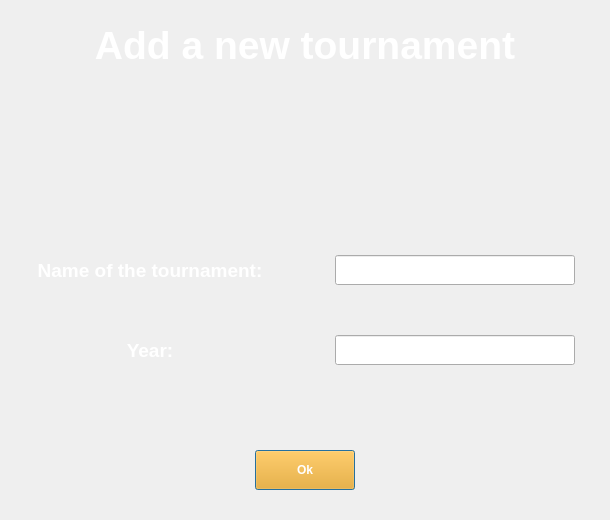
<?xml version="1.0" encoding="UTF-8"?>
<ui version="4.0">
 <class>addNewTournament</class>
 <widget class="QDialog" name="addNewTournament">
  <property name="geometry">
   <rect>
    <x>0</x>
    <y>0</y>
    <width>610</width>
    <height>520</height>
   </rect>
  </property>
  <property name="font">
   <font>
    <weight>75</weight>
    <bold>true</bold>
   </font>
  </property>
  <property name="windowTitle">
   <string>addNewTournament</string>
  </property>
  <property name="styleSheet">
   <string notr="true">background-image: url(../backgroundTournament.jpg);</string>
  </property>
  <widget class="QLabel" name="titleLabel">
   <property name="geometry">
    <rect>
     <x>0</x>
     <y>0</y>
     <width>610</width>
     <height>91</height>
    </rect>
   </property>
   <property name="font">
    <font>
     <pointsize>29</pointsize>
     <weight>75</weight>
     <bold>true</bold>
    </font>
   </property>
   <property name="styleSheet">
    <string notr="true">color: white; background: none;</string>
   </property>
   <property name="text">
    <string>Add a new tournament</string>
   </property>
   <property name="alignment">
    <set>Qt::AlignCenter</set>
   </property>
   <property name="wordWrap">
    <bool>true</bool>
   </property>
  </widget>
  <widget class="QLabel" name="nameOfTournamentLabel">
   <property name="geometry">
    <rect>
     <x>0</x>
     <y>250</y>
     <width>300</width>
     <height>40</height>
    </rect>
   </property>
   <property name="font">
    <font>
     <pointsize>14</pointsize>
     <weight>75</weight>
     <bold>true</bold>
    </font>
   </property>
   <property name="styleSheet">
    <string notr="true">color: white; background: none;</string>
   </property>
   <property name="text">
    <string>Name of the tournament:</string>
   </property>
   <property name="alignment">
    <set>Qt::AlignCenter</set>
   </property>
  </widget>
  <widget class="QLabel" name="yearOfTournamentLabel">
   <property name="geometry">
    <rect>
     <x>0</x>
     <y>330</y>
     <width>300</width>
     <height>40</height>
    </rect>
   </property>
   <property name="font">
    <font>
     <pointsize>14</pointsize>
     <weight>75</weight>
     <bold>true</bold>
    </font>
   </property>
   <property name="styleSheet">
    <string notr="true">color: white; background: none;</string>
   </property>
   <property name="text">
    <string>Year:</string>
   </property>
   <property name="alignment">
    <set>Qt::AlignCenter</set>
   </property>
  </widget>
  <widget class="QLineEdit" name="nameOfTournamentInputField">
   <property name="geometry">
    <rect>
     <x>335</x>
     <y>255</y>
     <width>240</width>
     <height>30</height>
    </rect>
   </property>
   <property name="font">
    <font>
     <pointsize>12</pointsize>
    </font>
   </property>
   <property name="styleSheet">
    <string notr="true">background: none;</string>
   </property>
  </widget>
  <widget class="QLineEdit" name="yearOfTournamentInputField">
   <property name="geometry">
    <rect>
     <x>335</x>
     <y>335</y>
     <width>240</width>
     <height>30</height>
    </rect>
   </property>
   <property name="font">
    <font>
     <pointsize>12</pointsize>
    </font>
   </property>
   <property name="styleSheet">
    <string notr="true">background: none;</string>
   </property>
  </widget>
  <widget class="QPushButton" name="okPushButton">
   <property name="geometry">
    <rect>
     <x>255</x>
     <y>450</y>
     <width>100</width>
     <height>40</height>
    </rect>
   </property>
   <property name="styleSheet">
    <string notr="true">color: white; background: orange;</string>
   </property>
   <property name="text">
    <string>Ok</string>
   </property>
  </widget>
 </widget>
 <layoutdefault spacing="6" margin="11"/>
 <resources/>
 <connections/>
</ui>
